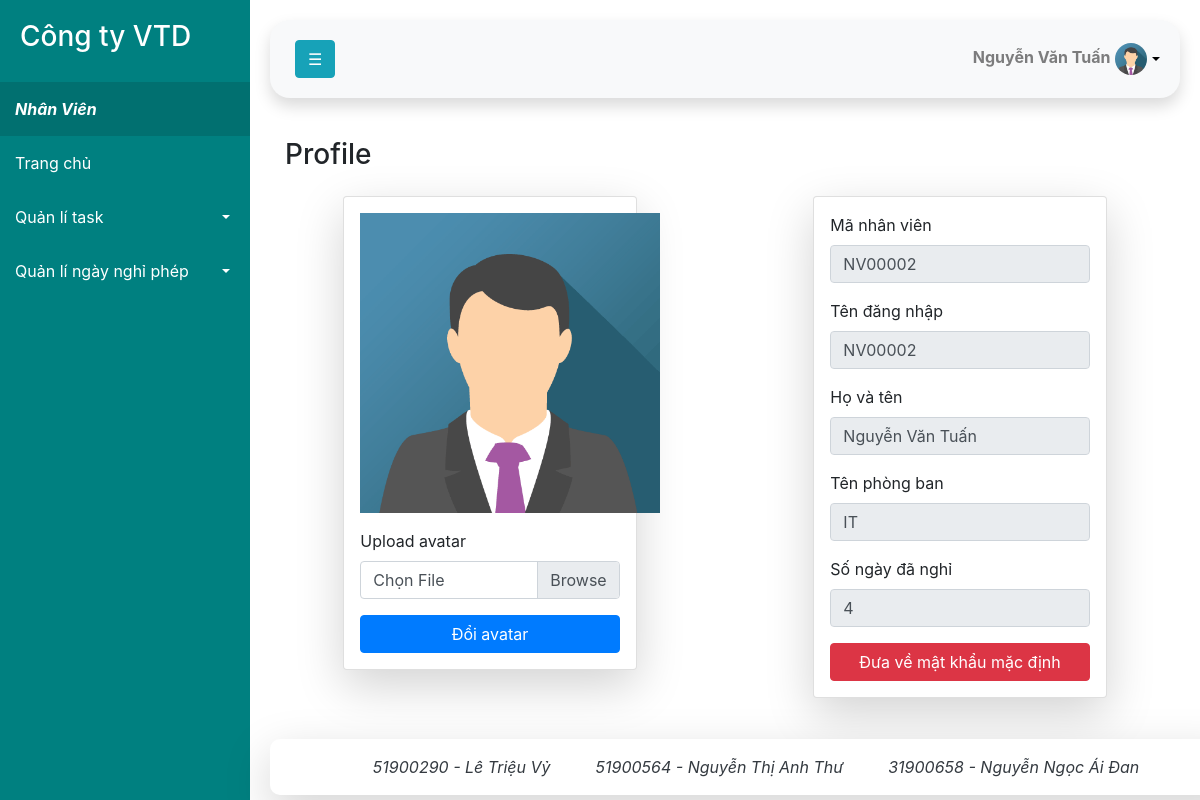
The app's page /quanly_canhan/profile.php (signed in) with its own data.
### tables this page shows
CREATE TABLE `nhanvien` (
  `manv` varchar(50) NOT NULL,
  `username` varchar(50) NOT NULL,
  `password` varchar(500) NOT NULL,
  `tennv` varchar(128) NOT NULL,
  `loainv` varchar(100) NOT NULL,
  `tenphongban` varchar(128) DEFAULT NULL,
  `avt` varchar(500) NOT NULL DEFAULT 'avatar.png',
  `songaynghi` int(11) NOT NULL
);

### www/db.php (called while the page is built, shortened)
<?php
    function open_database()
    {
        $host = 'mysql-server';
        $user = 'root';
        $pass = 'root';
        $dbname = 'nhanvien';
        $con = mysqli_connect($host, $user, $pass, $dbname);
        return $con;
    }
    function update_loainv()
    {
        $con = open_database();
        $username=$_SESSION['username'];
        $query = "select * from `nhanvien` WHERE username = '$username'";
        $results = mysqli_query($con, $query);
        $count= mysqli_num_rows($results);
        if($count==1)
        {
            $loainv=$results->fetch_assoc()['loainv'];
        }
        return $loainv;
    }
?>

### www/quanly_canhan/profile.php (the view, shortened to what this page needs)
<?php
include_once('../db.php');
$con = open_database();
$avatar_upload_get="";
if(isset($_GET['username_profile']))
{
    $username=$_GET['username_profile'];
}else
{
    $username=$_SESSION['username'];
}
$query = "SELECT * FROM nhanvien WHERE username=
                    '$username'";
$results = mysqli_query($con, $query);
$count= mysqli_num_rows($results);
if($count==1)
    {
        $data= $results->fetch_assoc();
        $avatar_upload_get=$data['avt'];
    }
?>
<!DOCTYPE html>
<html lang="en">
<head>
	<link rel="stylesheet" href="https://maxcdn.bootstrapcdn.com/bootstrap/4.5.2/css/bootstrap.min.css">
	<link rel="stylesheet" href="/style.css">
</head>
<body>
    <div class="wrapper">
        <?php
            include('../page/sidebar.php');
        ?>
        <div id="content">
                <?php include('../page/header.php');?>
                <div class="container-fluid">
                    <div class="d-sm-flex align-items-center justify-content-between mb-4">
                        <h1 class="h3 mb-0 text-gray-800">Profile</h1>
                    </div>
                </div>
                <div class="row">
                    <div class="col-md-12 col-lg-6">
                    <form method="post" action="profile.php" class="shadow justify-content-center card mx-auto px-3 pt-3 col-md-6 col-lg-8 mb-5 bg-white shadow-lg" enctype="multipart/form-data" onsubmit="return validate_create_task()">
                        <div class="text-center form-group">
                            <img src="../avatar/<?=$avatar_upload_get?>" width="300px" height="300px">
                        </div>
                        <div class="form-group">
                        <label>Upload avatar</label>
                            <div class="custom-file">
                                <label class="custom-file-label" for="file">Chọn File</label>
                            </div>
                        </div>
                        <div class="form-group">
                        <?php
                            if(!empty($message) && empty($error))
                            {
                                echo '<div id="successMessage" class="alert alert-success">' . $message .'</div>
                                <a href="../quanly_canhan/profile.php" class="btn btn-primary btn-block">Reload</a>';
                            }
                            else
                            {
                                echo '<button type="submit" class="btn btn-primary btn-block">Đổi avatar</button>';
                            }
                        ?>
                        </div>
                    </form>
                    </div>
                    <div class="col-md-12 col-lg-6">
                        <form class="shadow-lg justify-content-center card bg-white mx-auto px-3 pt-3 col-md-6 col-lg-8 mb-5"  onsubmit="false">
                            <div class="form-group">
                                <label>Mã nhân viên</label>
                                <input class="form-control" value="<?=$data['manv']?>" disabled>
                            </div>
                            <div class="form-group">
                                <label >Tên đăng nhập</label>
                                <input class="form-control" value="<?=$data['username']?>" disabled>
                            </div>
                            <div class="form-group">
                                <label>Họ và tên</label>
                                <input type="text" class="form-control" value="<?=$data['tennv']?>" disabled>
                            </div>
                            <div class="form-group">
                                <label for="tenphongban">Tên phòng ban</label>
                                <?php
                                    if($data['tenphongban']==null)
                                    echo' <input type="text" class="form-control" value="Không thuộc phòng ban nào" disabled>';
                                    else
                                    echo' <input type="text" class="form-control" value="'.$data['tenphongban'].'" disabled>';
                                ?>
                            </div>
                            <div class="form-group">
                                <label>Số ngày đã nghỉ</label>
                                <input type="text" class="form-control" value="<?=$data['songaynghi']?>" disabled>
                            </div>
                            <div class="form-group">
                                <a data-toggle="modal" data-target="#reset_password_Modal" class="btn btn-block btn-danger">Đưa về mật khẩu mặc định</a>
                            </div>
                        </form>
                    </div>
                </div>
            <?php include('../page/footer.php');   ?>
        </div>
    </div>
</body>
</html>

### www/page/sidebar_nhanvien.php (shortened to what this page needs)
<nav id="sidebar">
            <div class="sidebar-header">
                <h3>Công ty VTD</h3>
            </div>
            <ul class="list-unstyled components">
                <li class="nav-item active">
                    <a><i><?=$loainv?></i></a>
                </li>
                <li class="nav-item">
                <a class="nav-link" href="../index.php">
                    <span>Trang chủ</span></a>
                </li>
                <li class="nav-item">
                    <a href="#menu1" data-toggle="collapse" aria-expanded="false" class="dropdown-toggle">Quản lí task</a>
                </li>
                <li class="nav-item">
                    <a href="#menu2" data-toggle="collapse" aria-expanded="false" class="dropdown-toggle">Quản lí ngày nghỉ phép</a>
                </li>
            </ul>
        </nav>

### www/style.css (style rules this page uses)
form { margin-bottom: 150px; }
.dropdown-toggle::after { display: block; position: absolute; transform: translateY(-50%); top: 50%; color: black; right: 20px; }
a[data-toggle="collapse"] { position: relative; }
.wrapper { width:100%; align-items:stretch; display:flex; }
#sidebar { background: teal; color:white; min-width:250px; max-width:250px; transition: all 0.5s; }
#sidebar .sidebar-header { padding: 20px; font-weight: bold; color: while; }
#sidebar ul li a { color: white; text-decoration: none; transition: all 0.3s; display: block; padding: 15px; font-size:medium; }
#sidebar ul li.active>a,a[aria-expanded="true"] { color: white; background: rgb(1, 112, 112); font-weight: bold; }
#sidebar ul li .dropdown-toggle::after { display: block; position: absolute; transform: translateY(-50%); top: 50%; color: white; right: 20px; }
#content { min-height:100vh; width:100%; padding:20px; }

### records on screen
nhanvien: loainv "Nhân Viên", avt (placeholder picture), manv "NV00002", username "NV00002", tennv "Nguyễn Văn Tuấn", tenphongban "IT", songaynghi "4"

### other values on screen
$ten_nv "Nguyễn Văn Tuấn"
